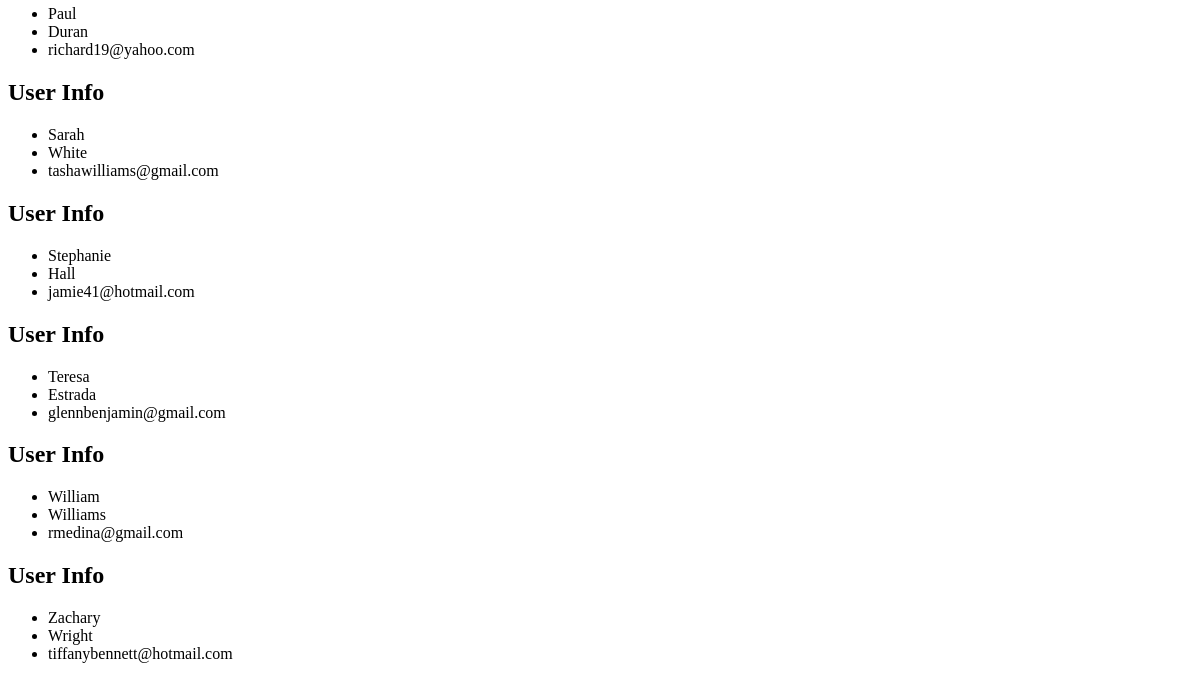
Before: / (lower part) with the older database file.
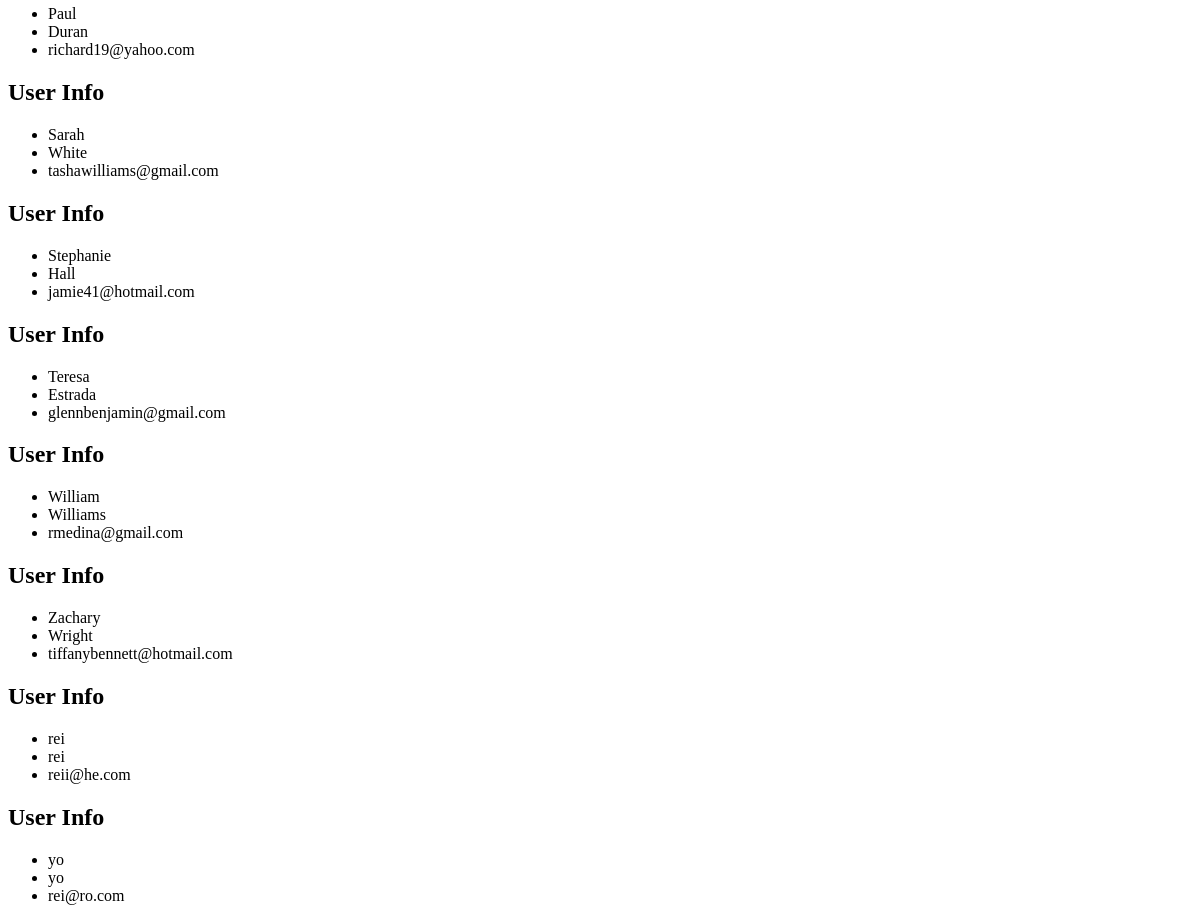
After: the same page with the newer database file.
### AppTwo/models.py (models this page shows, shortened)
class User(models.Model):
    first_name = models.CharField(max_length = 100)
    last_name = models.CharField(max_length = 150, unique=True)
    email = models.EmailField(max_length=254)

### AppTwo/views.py (the view)
# urls.py: path("", views.index, name="index"),
def index(request):
    user_list = User.objects.order_by('first_name')
    user_dict = {'users': user_list}
    return render(request, 'AppTwo/index.html',context=user_dict)

### templates/AppTwo/index.html (shortened to what this page needs)
<!DOCTYPE html>
{%load static%}
<html>
    <head>
        <link rel="stylesheet" href="{%static "css/makestyle.css"%}">
    </head>
    <body>
        {% if users %}
            {% for user in users%}
            <h2>User Info</h2>
            <ul>
                <li>{{user.first_name}}</li>
                <li>{{user.last_name}}</li>
                <li>{{user.email}}</li>
            </ul>
            {% endfor %}
        {%else%}
            <p>No users found!</p>
        {% endif %}
    </body>
</html>

Changed rows visible on the page:
added User: first_name "rei", last_name "rei", email "reii@he.com"
added User: first_name "yo", last_name "yo", email "rei@ro.com"
